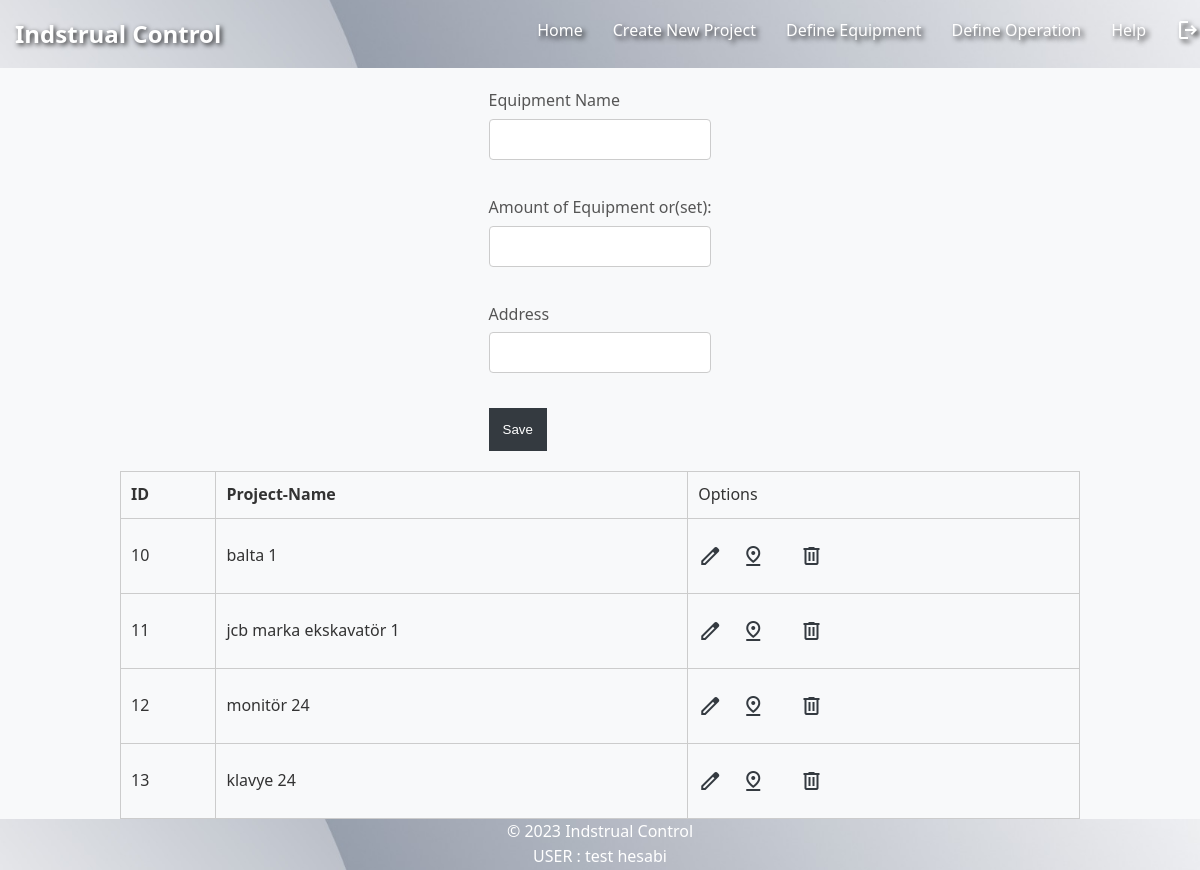
Page /create_equipment_page.php (signed in) on the committed database.
### tables this page shows
CREATE TABLE `products` (
  `product_id` int(11) NOT NULL,
  `product_name` varchar(50) DEFAULT NULL,
  `amount` int(11) DEFAULT NULL,
  `product_owner_id` int(11) DEFAULT NULL,
  `address` varchar(255) DEFAULT NULL
);

CREATE TABLE `user` (
  `id` int(11) NOT NULL,
  `name` varchar(50) DEFAULT NULL,
  `email` varchar(50) DEFAULT NULL,
  `password_hash` varchar(255) DEFAULT NULL
);

### create_equipment_page.php (the view, shortened to what this page needs)
<?php
if(isset($_SESSION["user_id"])){
    $mysqli = require __DIR__ . "/database.php";
    $sql = "SELECT * FROM user WHERE id = {$_SESSION["user_id"]}";
    $result = $mysqli->query($sql);
    $user = $result->fetch_assoc();
}
$tableresult = mysqli_query($mysqli, "SELECT * FROM `products` WHERE product_owner_id = {$_SESSION["user_id"]}");
?>
<!DOCTYPE html>
<html lang="en">
<head>
    <link rel="stylesheet" type="text/css" href="global.css">
</head>
<body>
<nav class="navbar">
    <div class="logo">
        <h1>Indstrual Control</h1>
    </div>
    <div class="navbar-links">
        <a href="index.php">Home</a>
        <a href="create_project_page.php?user_id=<?php echo $_SESSION["user_id"]; ?>">Create New Project</a>
        <a href="create_equipment_page.php?user_id=<?php echo $_SESSION["user_id"]; ?>">Define Equipment</a>
        <a href="create_operations_page.php?user_id=<?php echo $_SESSION["user_id"]; ?>">Define Operation</a>
        <a href="help.php">Help</a>
        <a href="logout.php"><span class="material-symbols-outlined">logout</span></a>
    </div>
</nav>
    <form action="create_equipment_page.php" method="post">
    <div>
        <label for="productname">Equipment Name</label>
        <input type="text" id="productname" name="productname">
    </div>
    <div>
        <label for="amount">Amount of Equipment or(set):</label>
        <input type="number" id="amount" name="amount" oninput="validateInput(this)" >
    </div>
    <div>
        <label for="address">Address</label>
        <input type="text" id="address" name="address">
    </div>
    <button name="btnsave" style="margin-right: 25px;">Save</button>
    </form>
    <?php if (isset($user)): ?>
        <table>
            <thead>
                <tr>
                    <th>ID</th>
                    <th>Project-Name</th>
                    <td>Options</td>
                </tr>
            </thead>
            <tbody>
                <?php
                if (!$tableresult) {
                    die("something went wrong" . mysqli_error());
                } else {
                    while ($row = mysqli_fetch_assoc($tableresult)) {
                        ?>
                        <tr>
                            <td><?php echo $row['product_id']; ?></td>
                            <td><?php echo $row['product_name'];?>
                            <?php echo $row['amount'];?></td>
                            <td>
                                <a href="edit_equipment.php?id=<?php echo $row['product_id']; ?>&user_id=<?php echo $_SESSION["user_id"]; ?>" class="material-symbols-outlined">edit</a>
                                <a href="http://maps.google.com/maps?q=<?php echo urlencode($row['address']); ?>" target="_blank"><span class="material-symbols-outlined">pin_drop</span></a>
                                <a href="delete_equipment_page.php?product_id=<?php echo $row["product_id"]; ?>"><span class="material-symbols-outlined">delete</span></a>
                            </td>
                        </tr>
                <?php
                    }
                }
                ?>
            </tbody>
        </table>
    <?php endif; ?>
    <div class="footer">
        <p>&copy; 2023 Indstrual Control</p>
        <div class="footer-links">
            <p>USER : <?= $user["name"] ?></p>
        </div>
    </div>
</body>
</html>

### global.css (style rules this page uses)
body { font-family: 'Segoe UI', Tahoma, Geneva, Verdana, sans-serif; background-color: #f8f9fa; margin: 0; padding: 0; color: #333; line-height: 1.6; display: flex; flex-direction: column; min-height: 100vh; }
h1 { color: #343a40; margin-bottom: 20px; }
a { color: blue; }
form { margin-top: 20px; max-width: 400px; margin-left: auto; margin-right: auto; }
form div { margin-bottom: 20px; }
label { display: block; margin-bottom: 5px; color: #555; }
input { width: 100%; padding: 12px; box-sizing: border-box; margin-bottom: 15px; border: 1px solid #ccc; border-radius: 4px; }
button { padding: 14px; background-color: #343a40; color: #fff; border: none; cursor: pointer; transition: background-color 0.3s ease; }
p { margin-bottom: 20px; color: #555; }
a { color: #343a40; text-decoration: none; }
.navbar { background-color: #343a40; padding: 15px; display: flex; justify-content: space-between; align-items: center; background: url("./assets/main-background.jpg") center center no-repeat; width: 100%; height: auto; background-size: cover; }
.logo h1 { color: white; margin: 0; text-shadow: 2px 2px 5px rgba(0, 0, 0, 0.8); }
.navbar-links { display: flex; }
.navbar-links a { color: #fff; text-shadow: 3px 3px 5px rgba(0, 0, 0, 0.8); text-decoration: none; margin: 0 15px; transition: color 0.3s ease; }
.footer { margin-top: auto; background-color: #343a40; color: #fff; text-align: center; background: url("./assets/main-background.jpg") center center no-repeat; width: 100%; height: auto; background-size: cover; }
.footer p { color: #fff; text-decoration: none; margin: 0 10px; transition: color 0.3s ease; }
table { width: 80%; margin: 0 auto; border-collapse: collapse; margin-top: 20px; }
table, th, td { border: 1px solid #ccc; }
th, td { border: 1px solid #ccc; padding: 10px; text-align: left; }
td span { margin: 15px; }

### rows in the picture
products: product_id "10", product_name "balta", amount "1"
products: product_id "11", product_name "jcb marka ekskavatör", amount "1"
products: product_id "12", product_name "monitör", amount "24"
products: product_id "13", product_name "klavye", amount "24"
user: name "test hesabi"
